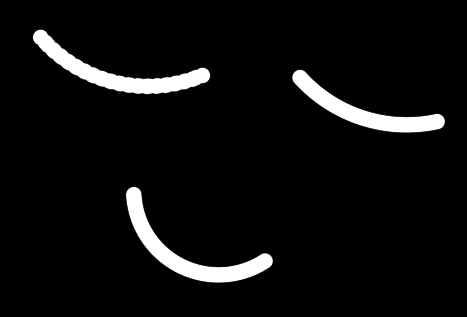
#> input picture code/visual/lidar/RPLIDAR-A1M8/Lidar_Nano/Test_Image/12.png, 467 x 317 px
$ python '点云Hough圆拟合.py'
#> lines starting #> are read from the running program, lines starting #| are printed output that depends on the picture; after the words box and inside, x2 and y2 are one past the last pixel; in counts of white or black regions, pixels touching at a corner belong together
#> further down, img is the input picture: shape (317, 467); min 0, max 255, mean 14.3
import numpy as np
import cv2 as cv
from skimage import morphology


def StdShowImage(image, WindowName):
    cv.namedWindow(WindowName, cv.WINDOW_NORMAL)
    cv.imshow(WindowName, image)
    cv.waitKey(0)
    cv.destroyAllWindows()


def Skeleton(img_sk):
    #  二值化
    _, binary = cv.threshold(img_sk, 200, 255, cv.THRESH_BINARY)
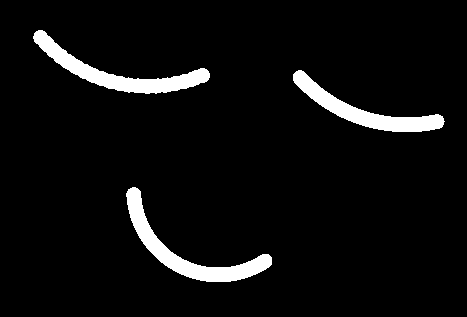
#> binary: shape (317, 467); 5.4% white; 3 white regions, box (x1, y1, x2, y2) and area: (126, 187, 272, 282) 2816, (33, 30, 210, 94) 2729, (293, 70, 445, 132) 2415
    binary[binary == 255] = 1
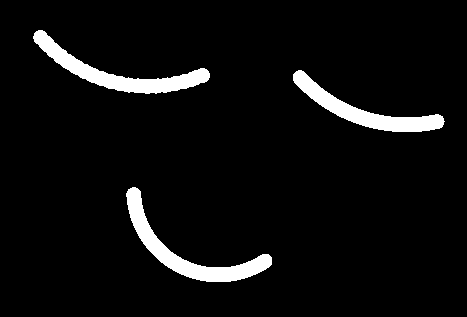
#> binary: shape (317, 467); values 0 (black) and 1 (white), 5.4% white; 3 white regions, box (x1, y1, x2, y2) and area: (126, 187, 272, 282) 2816, (33, 30, 210, 94) 2729, (293, 70, 445, 132) 2415
    # 骨架提取
    skeleton_in = morphology.skeletonize(binary)
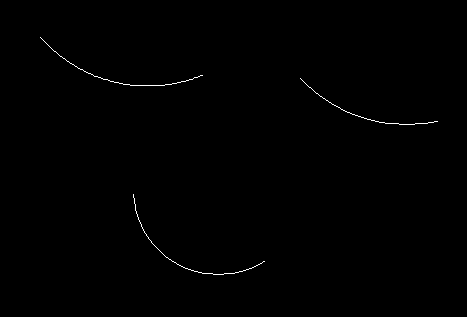
#> skeleton_in: shape (317, 467) bool; 0.31% white in thin lines or dots, all inside (x1, y1, x2, y2) = (40, 37, 438, 275)
    skeleton_in = skeleton_in.astype(np.uint8) * 255
    skeleton_in = cv.morphologyEx(skeleton_in, cv.MORPH_DILATE, (5, 5), iterations=8)
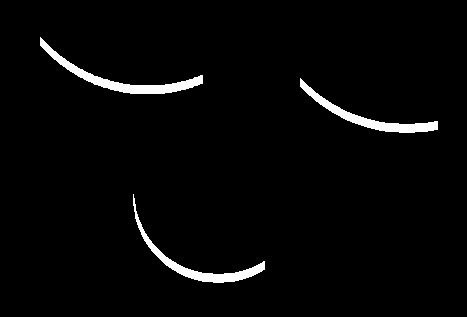
#> skeleton_in: shape (317, 467); 2.7% white; 3 white regions, box (x1, y1, x2, y2) and area: (40, 37, 203, 94) 1467, (300, 78, 438, 133) 1242, (133, 194, 265, 283) 1218
    # # 膨胀操作适当放大骨架。
    # skeleton_in = cv.dilate(skeleton_in, (5, 5))
    # # 滤波平滑边缘
    # skeleton_in = cv.erode(skeleton_in, (3, 3))
    # skeleton_in = cv.medianBlur(skeleton_in, 7)
    StdShowImage(skeleton_in, "DilateSkeleton")
    return skeleton_in


# ——————————主函数—————————————————
img = cv.imread('Test_Image/12.png', 0)
skeleton = Skeleton(img.copy())  # 输入灰度图

# ————————霍夫圈变换（其本身并不绘制圆）————————
circles = cv.HoughCircles(skeleton, cv.HOUGH_GRADIENT, 1, minDist=100, param1=50, param2=12, minRadius=5, maxRadius=1000)
#> circles = [[217.5, 196.5, 85.2], [402.5, 9.5, 122.3], [120.5, 13.5, 74.8]]
if circles is None:
    print('未识别到圆')
    exit(0)
else:
    circles = np.uint16(np.around(circles))  # 转换为无符号16位整型，去除小数。
#> circles = [[218, 196, 85], [402, 10, 122], [120, 14, 75]]
    print(circles)
#| [[[218 196  85]
#|   [402  10 122]
#|   [120  14  75]]]
    print(len(circles[0, :]))
#| 3

# ——————————循环绘制出所有圆并展示——————————
cimg = cv.cvtColor(skeleton, cv.COLOR_GRAY2BGR)
for i in circles[0, :]:
    # 绘制外圆
    cv.circle(cimg, (i[0], i[1]), i[2], (0, 255, 0), 2)
    # 绘制圆心
    cv.circle(cimg, (i[0], i[1]), 2, (0, 0, 255), 3)
    print(i[0], i[1], i[2], "\r\n")
#> this loop made 3 passes
#| 218 196 85
#| 402 10 122
#| 120 14 75
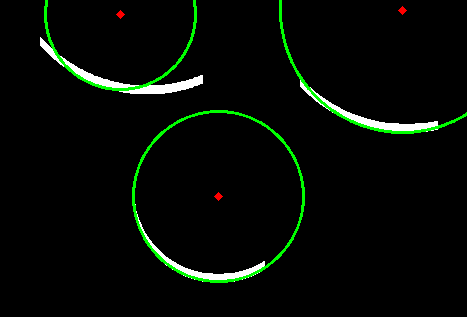
#> cimg: shape (317, 467, 3); mean B, G, R 4.9, 10.3, 5.1
cv.imshow('detected circles', cimg)
cv.waitKey(0)
cv.destroyAllWindows()

'''
对于点云绘制的圆弧，相对与标准圆弧，其更加不标准，尽管可能人眼看起来差不多，但其实相差较大，因此，往往param2较大时无法检测出正确的结果！
所以应该尽量减小该参数的值。
另外，霍夫圈变换仅能针对连贯的点进行拟合，对于离散点拟合将失效。因此，点云必须要有足够的直径以使各个点有重合部分。
'''

$ run again, with code/visual/lidar/RPLIDAR-A1M8/Lidar_Nano/Test_Image/1.png copied over code/visual/lidar/RPLIDAR-A1M8/Lidar_Nano/Test_Image/12.png
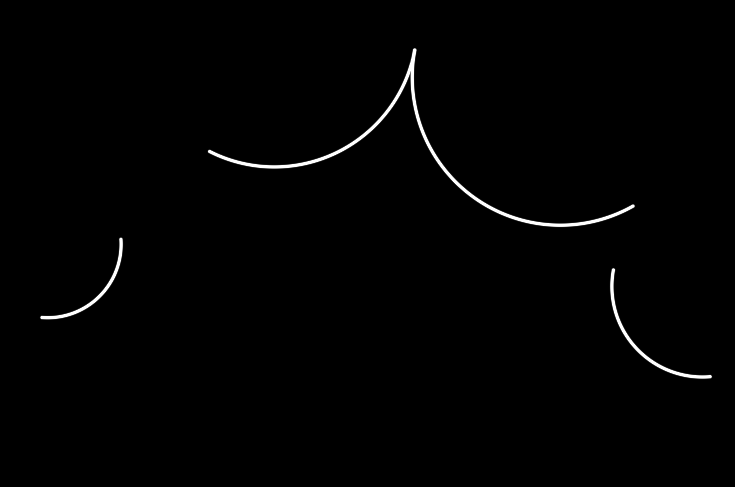
#> input picture code/visual/lidar/RPLIDAR-A1M8/Lidar_Nano/Test_Image/1.png, 735 x 487 px
#> img is the input picture: shape (487, 735); min 0, max 255, mean 2.2
#> in Skeleton, `binary[binary == 255] = 1`:
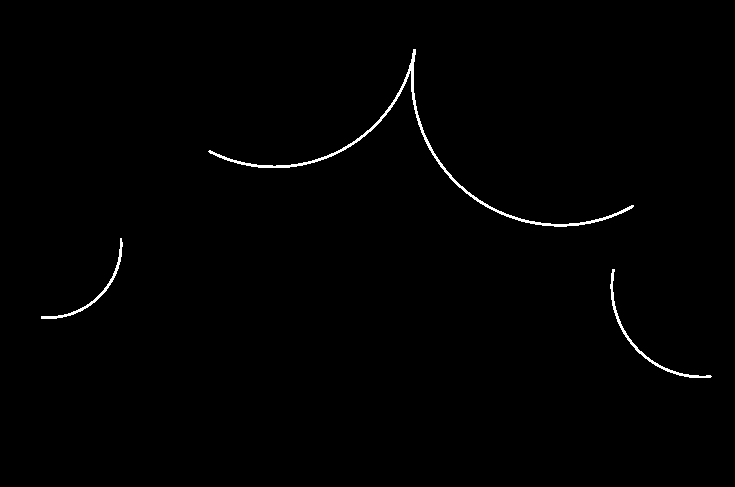
#> binary: shape (487, 735); values 0 (black) and 1 (white), 0.71% white in thin lines or dots, all inside (x1, y1, x2, y2) = (41, 49, 712, 378)
#> `circles = cv.HoughCircles(skeleton, cv.HOUGH_GRADIENT, 1, minDist=100,..`: circles = [[559.5, 82.5, 150.2], [280.5, 31.5, 132.3], [700.5, 286.5, 88.9], [45.5, 241.5, 74.8]]
#> `circles = np.uint16(np.around(circles))`: circles = [[560, 82, 150], [280, 32, 132], [700, 286, 89], [46, 242, 75]]
#| [[[560  82 150]
#|   [280  32 132]
#|   [700 286  89]
#|   [ 46 242  75]]]
#| 4
#> the loop `for i in circles[0, :]:` made 4 passes
#> (printed output is left out)
#> after the loop `for i in circles[0, :]:`:
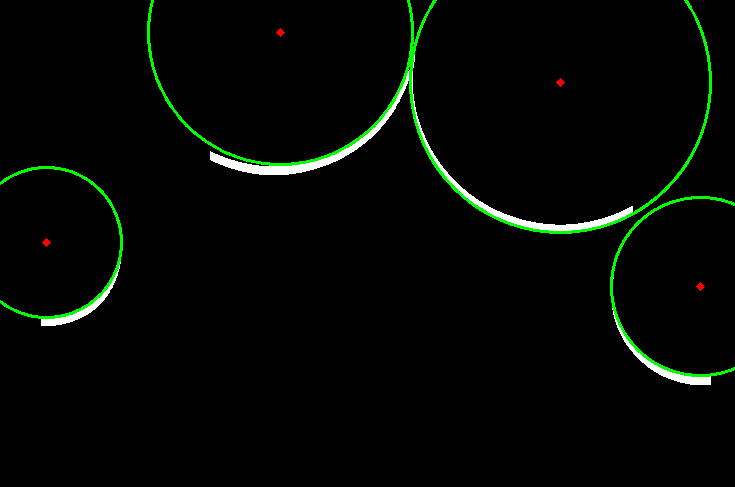
#> cimg: shape (487, 735, 3); mean B, G, R 3.1, 7, 3.2

$ run again, with code/visual/lidar/RPLIDAR-A1M8/Lidar_Nano/Test_Image/10.png copied over code/visual/lidar/RPLIDAR-A1M8/Lidar_Nano/Test_Image/12.png
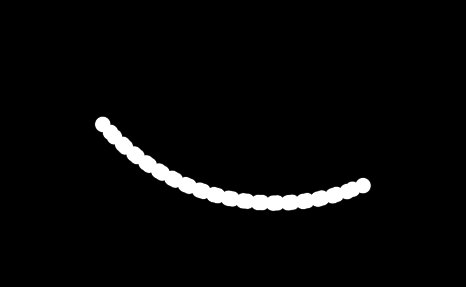
#> input picture code/visual/lidar/RPLIDAR-A1M8/Lidar_Nano/Test_Image/10.png, 466 x 287 px
#> img is the input picture: shape (287, 466); min 0, max 255, mean 8.1
#> in Skeleton, `binary[binary == 255] = 1`:
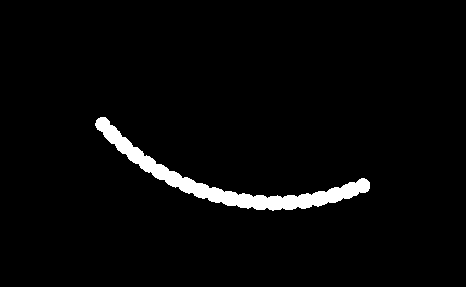
#> binary: shape (287, 466); values 0 (black) and 1 (white), 3% white; 1 white region, box (x1, y1, x2, y2) and area: (95, 117, 370, 211) 4062
#> in Skeleton, `skeleton_in = cv.morphologyEx(skeleton_in, cv.MORPH_DILATE, (5, 5), it..`:
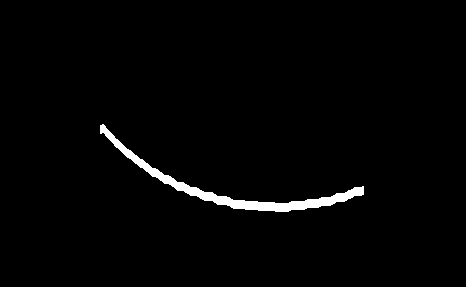
#> skeleton_in: shape (287, 466); 1.8% white; 1 white region, box (x1, y1, x2, y2) and area: (100, 124, 364, 212) 2378
#> circles = None
